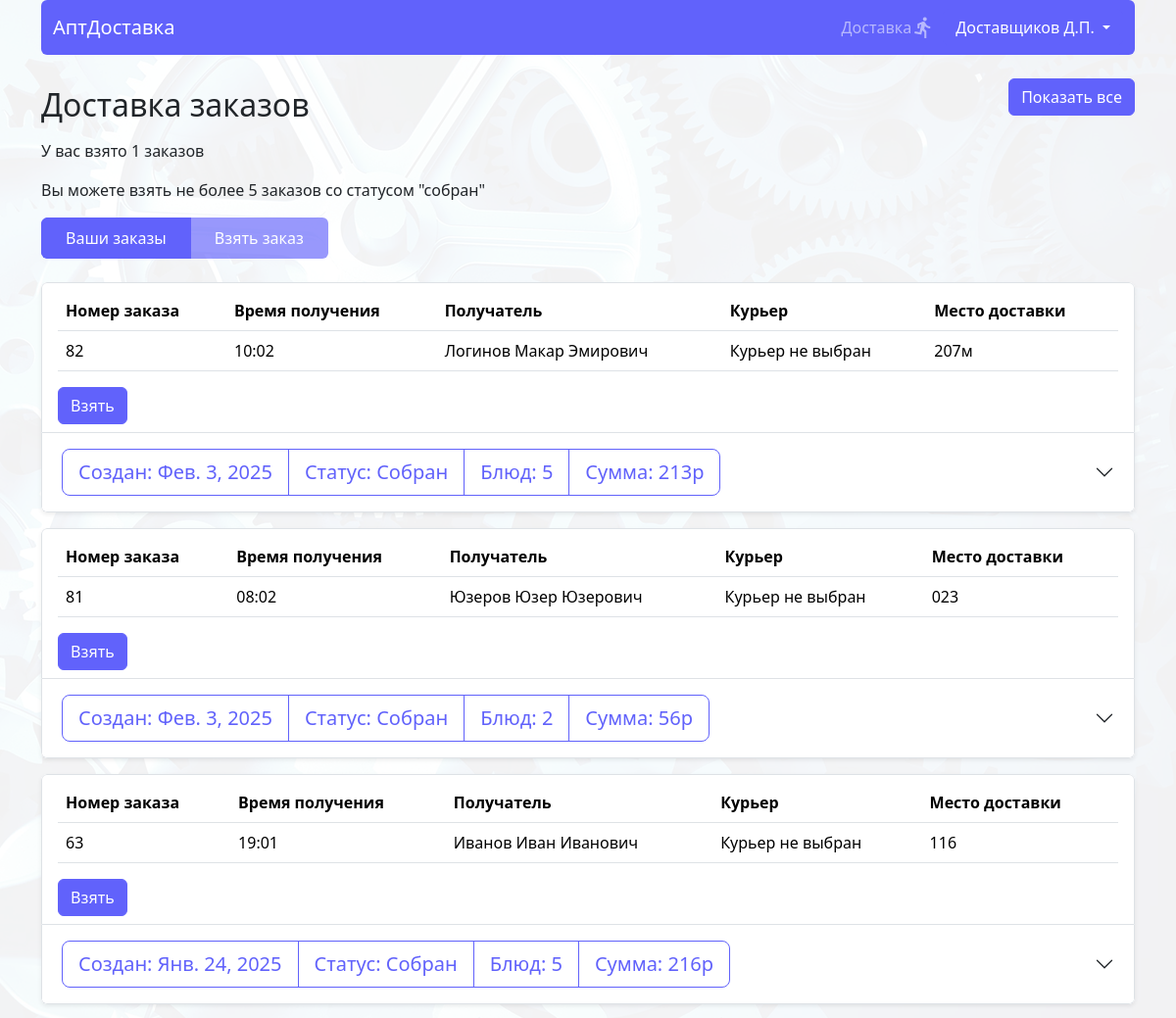
The page /deliver/order_list/ (signed in, upper part) on the database as committed earlier.
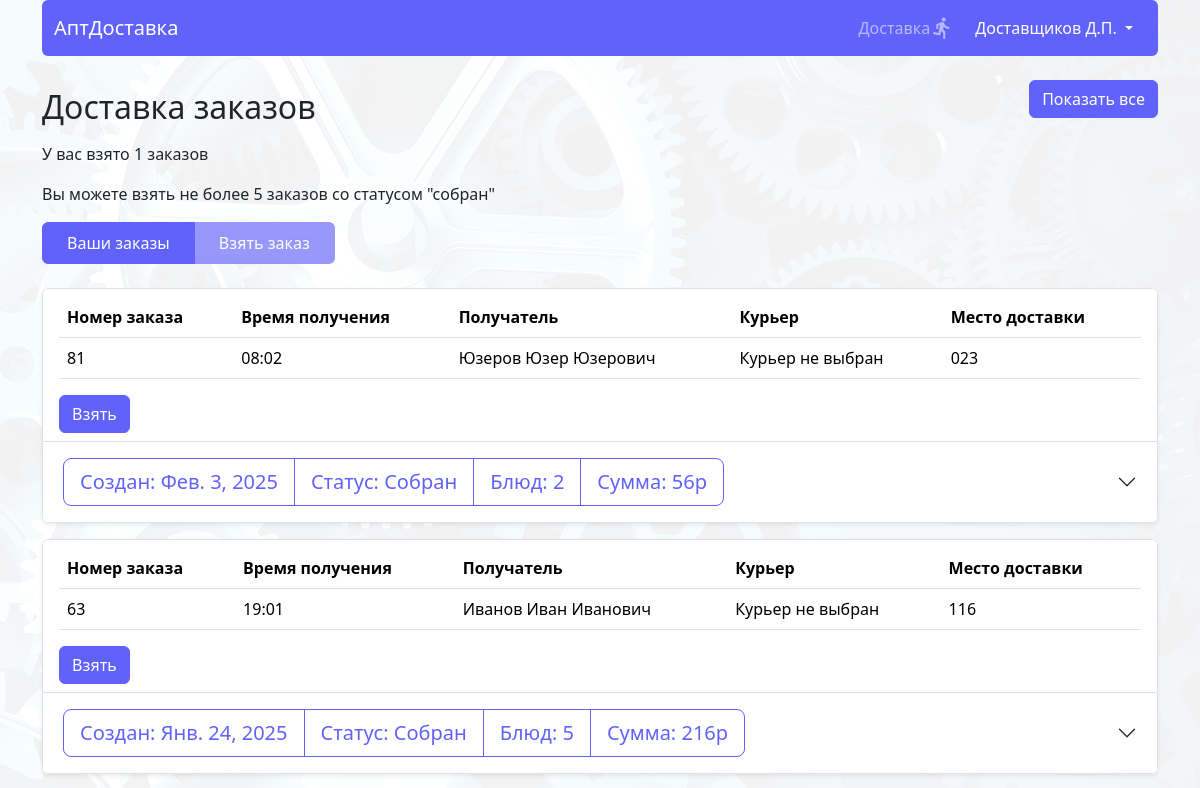
The same page on the database as committed later.
### order/models.py (models this page shows, shortened)
class Order(models.Model):
    user = models.ForeignKey(User, on_delete=models.CASCADE, verbose_name='Пользователь', limit_choices_to=Q(is_superuser=False) & Q(is_staff=False) & Q(groups__isnull=True),)
    date_create = models.DateTimeField(verbose_name='Дата заказа', auto_now_add=True)
    order_date = models.DateTimeField(default=get_default_created_at, verbose_name='Дата и время получения заказа')
    status = models.ForeignKey('Status', on_delete=models.CASCADE, verbose_name='Статус', default=1)
    result = models.CharField(max_length=50, verbose_name='Причина отказа', blank=True, null=True)
    user_comment = models.TextField(blank=True, verbose_name='Комментарий пользователя к заказу', help_text='Не обязательное поле')
    cab = models.ForeignKey(Cabinet, on_delete=models.CASCADE, verbose_name='Кабинет', default=1)
    deliver = models.ForeignKey(
        User,
        on_delete=models.SET_NULL,
        related_name='courier_orders',
        blank=True,
        null=True,
        limit_choices_to={'groups__name': 'deliver'},
        verbose_name="Курьер"
    )
    @property
    def total_amount(self):
        total = 0
        for item in self.ordermeal_set.all():  # ordermeal_set - обратный related_name
            total += item.meal.price * item.amount
        return total
    total_amount.fget.short_description = 'Сумма заказа'
    @property
    def amount(self):
        return OrderMeal.objects.filter(order=self.pk).aggregate(Sum('amount'))['amount__sum']
    amount.fget.short_description = 'Количество'
    @property
    def meals(self):
        return OrderMeal.objects.filter(order=self.pk)
    class Meta:
        verbose_name = 'Заказ'
        verbose_name_plural = 'Заказы'

class Status(models.Model):
    name = models.CharField(max_length=30)
    class Meta:
        verbose_name = 'Статус'
        verbose_name_plural = 'Статусы'
    def __str__(self):
        return self.name

class OrderMeal(models.Model):
    order = models.ForeignKey(Order, on_delete=models.CASCADE, verbose_name="Заказ")
    meal = models.ForeignKey(Meal, on_delete=models.CASCADE, verbose_name="Блюдо")
    amount = models.IntegerField(verbose_name='Количество товаров')
    class Meta:
        verbose_name = 'Заказ блюд'
        verbose_name_plural = 'Заказы блюд'
    @property
    def total_price(self):
        return self.meal.price * self.amount

### log_reg/models.py (models this page shows)
class User(AbstractUser):
    username = models.CharField('Логин', max_length=150, unique=True,
                                help_text="Обязательное поле. Только латиница, цифры и тире.",
                                validators=[LoginValidator()],
                                error_messages={"unique": _("Пользователь с таким именем уже существует"), })
    first_name = models.CharField(_("first name"), max_length=150, validators=[NameValidator()])
    last_name = models.CharField(_("last name"), max_length=150, validators=[NameValidator()])
    patronymic = models.CharField('Отчество', max_length=150, blank=True, validators=[NameValidator()])
    def __str__(self):
        return "%s %s %s" % (self.last_name, self.first_name, self.patronymic, )

### cart/models.py (models this page shows)
class Cabinet(models.Model):
    num = models.CharField(max_length=10, verbose_name="Номер")
    name = models.CharField(max_length=100, verbose_name="Название")
    def __str__(self):
        return self.num
    class Meta:
        verbose_name = 'Кабинет'
        verbose_name_plural = 'Кабинеты'

### home/models.py (models this page shows, shortened)
class Meal(models.Model):
    name = models.CharField(max_length=150, verbose_name="Название")
    price = models.IntegerField(verbose_name="Цена (руб.)")
    out = models.CharField(max_length=10, verbose_name="Выход")
    image = models.ImageField(upload_to='images', verbose_name="Изображение")
    category = models.ForeignKey(Category, default=None, on_delete=models.CASCADE,
                                 verbose_name="Категория", related_name='meals')
    quantity = models.IntegerField(default=3, verbose_name="Количество")
    class Meta:
        verbose_name = 'Блюдо'
        verbose_name_plural = 'Блюда'

### deliver/views.py (the view)
# urls.py: path('deliver/order_list/', views.take_order_list, name="deliver"),
@login_required
def take_order_list(request, order='-date_create', filter=0):
    context = {}
    context['order'] = order
    context['filter'] = filter
    count = Order.objects.filter(status__in=[4], deliver=request.user).count()
    context['count'] = 'взято '+str(count)
    context['orders'] = Order.objects.filter(~Q(cab=0), status__in=[4], deliver=None).order_by(
        order)  # Фильтруем заказы
    return render(request, 'deliver/take_order_list.html', context)

### deliver/templates/deliver/take_order_list.html (shortened to what this page needs)
{% extends 'home/base.html' %}
{% load static %}
{% block body %}
<div class="d-flex justify-content-between flex-wrap align-items-center">
    <h2 class=" ps-0  px-3 py-2">Доставка заказов</h2>
    <div class="d-flex justify-content-end z-1">
        <button class="view_all btn btn-primary position-fixed " style="top:80px;">Показать все</button>
    </div>
</div>
<p>У вас <span id="count">{{count}}</span> заказов</p>
<p>Вы можете взять не более 5 заказов со статусом "собран"</p>
<div class="d-flex flex-wrap align-items-center justify-content-between  z-1 rounded-2 overflow-hidden     mb-4"
     style="top: 80px;">
    <div class="btn-group overflow-x-auto dragscroll flex-row ">
        <a href="{% url 'deliver_orders' %}"
           class="btn btn-primary rounded-0 d-flex px-4 align-items-center justify-content-center px-4 py-2 {% if 'deliver_orders' in request.path %}disabled{% endif %}">
            Ваши заказы
        </a>
        <a href="{% url 'deliver' %}"
           class="btn btn-primary rounded-0 d-flex px-4 align-items-center justify-content-center px-4 py-2 {% if 'order_list' in request.path %}disabled{% endif %}">
            Взять заказ
        </a>
    </div>
</div>
{% include 'order/elements/order_item.html'%}
{% endblock %}

### order/templates/order/elements/order_item.html (shortened to what this page needs)
{% load humanize %}
<div class="accordion row">
    {% for order in orders%}
    <div>
        <div class="bg-white rounded-2 overflow-hidden shadow-sm mb-3">
            <div class="border rounded-top px-3 py-2">
                {% if request.user.groups.all.0.name == "deliver" %}
                <table class="table fs-6">
                    <thead>
                    <tr>
                        <th scope="col">Номер заказа</th>
                        <th scope="col">Время получения</th>
                        <th scope="col">Получатель</th>
                        <th scope="col">Курьер</th>
                        <th scope="col">Место доставки</th>
                    </tr>
                    </thead>
                    <tbody>
                    <tr>
                        <td>{{ order.id}}</td>
                        <td>{{order.order_date|date:'H:m'}}</td>
                        <td>{{order.user}}</td>
                        {% if order.deliver %}
                        <td>{{order.deliver}}</td>
                        {% else %}
                        <td>Курьер не выбран</td>
                        {% endif %}
                        <td>{{order.cab}}</td>
                    </tr>
                    </tbody>
                </table>
                {% if 'order_list' in request.path %}
                <button class="take_order btn btn-primary" data-id="{{order.id}}">Взять</button>
                {% elif 'deliver_order' in request.path %}
                {% if order.status.id == 4 %}
                <button class="in_way btn btn-primary" data-id="{{order.id}}">Изменить на в пути</button>
                {%  elif order.status.id == 6 %}
                <button class="delivered btn btn-primary" data-id="{{order.id}}">Изменить на доставлен</button>
                {% endif %}
                {% endif %}
                {% else %}
                <div class="d-flex justify-content-between flex-wrap align-items-center">
                    <p class="fs-3 "><span>Заказ</span> №
                                {{ order.id }} на {{ order.order_date }}</p>
                    <p class="fs-3">{{order.cab}}</p>
                </div>
                {% endif%}
            </div>
            <div class="accordion-item ">
                <h2 class="accordion-header">
                    <button class="accordion-button collapsed" type="button" data-bs-toggle="collapse"
                            data-bs-target="#order_{{ order.id }}" aria-expanded="false"
                            aria-controls="order_{{ order.id }}">
                        <div class="order_view btn-group order_info btn-group-lg  bg-white"
                             data-id="{{ order.id }}">
                            <div class="btn btn-outline-primary">
                                <span>Создан: </span>{{ order.date_create|naturalday}}
                            </div>
                            <div class="btn
                            {% if order.status.id  == 1%} btn-primary
                            {% elif order.status.id == 2 or order.status.id == 7 or order.status.id == 5 %}btn-success
                            {%elif order.status.id == 3%}btn-danger
                            {% else %}btn-outline-primary{%endif%}">
                                Статус: <span data-id="{{order.id}}"> {{ order.status }} </span>
                            </div>
                            <div class="btn btn-outline-primary">
                                <span>Блюд:</span>
                                {{ order.amount }}
                            </div>
                            <div class="btn btn-outline-primary">
                                <span>Сумма:</span>
                                {{ order.total_amount }}р
                            </div>
                        </div>
                    </button>
                </h2>
            </div>
        </div>
    </div>
    {% empty %}
    {% include 'home/elements/danger.html' with text='Заказов нет'%}
    {% endfor %}
</div>

Rows that differ between the two databases and show on the page:
no longer on this page (row edited): Order: id "82", order_date "10:02", user "Логинов Макар Эмирович", shows "Курьер не выбран", cab "207м", date_create "Фев. 3, 2025", status "Собран", amount "5", total_amount "213"
